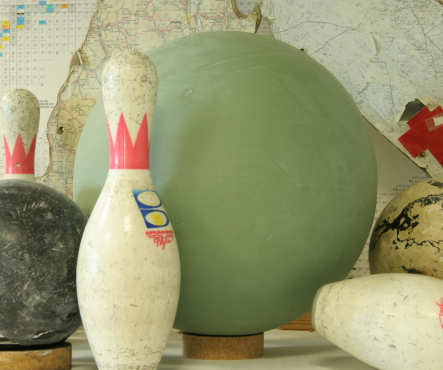
#> input picture Warping/view1.png, 443 x 370 px
$ python test.py
#> lines starting #> are read from the running program, lines starting #| are printed output that depends on the picture
### Warping/bilateral.py
import numpy as np

from numba import jit
from utils import meshgrid_float
from functools import reduce

#######################################################################################################################
# bilateral filter
#######################################################################################################################


@jit('int32(int32)')
def get_window_size(idx):
    return [7, 7, 5, 5, 5][idx]


@jit('float32[:,:](int32, float32)')
def compute_spatial_kernel(mid_point, sigma_s):
    ax = np.arange(-mid_point, mid_point + 1.)

    len_ax = len(ax)
    xx = np.zeros((len_ax, len_ax), dtype=np.int32)
    yy = np.zeros((len_ax, len_ax), dtype=np.int32)
    meshgrid_float(ax, ax, xx, yy)

    spatial_term = np.exp(-(xx ** 2 + yy ** 2) / (2. * sigma_s ** 2))

    return spatial_term.astype(np.float32)


def padding(depth, mid_point):
    depth = depth[1:-1, 1:-1]
    depth = np.pad(depth, ((1, 1), (1, 1)), 'edge')
    pad_depth = np.pad(depth, (mid_point, mid_point), 'edge')

    return depth, pad_depth


def bilateral_filter(depth, discontinuity_map=None, mask=None, window_size=False, sigma_s=4.0, sigma_r=0.5):
    if window_size is False:
        window_size = [7, 7, 5, 5, 5]

    mid_point = window_size // 2
    if discontinuity_map is not None:
        spatial_term = compute_spatial_kernel(mid_point, sigma_s)

    depth, pad_depth = padding(depth, mid_point)

    if discontinuity_map is not None:
        discontinuity_map = discontinuity_map[1:-1, 1:-1]
        discontinuity_map = np.pad(discontinuity_map, ((1, 1), (1, 1)), 'edge')
        pad_discontinuity_map = np.pad(discontinuity_map, (mid_point, mid_point), 'edge')
        pad_discontinuity_hole = 1 - pad_discontinuity_map
        pad_discontinuity_patches = rolling_window(pad_discontinuity_map, [window_size, window_size], [1, 1])
        pad_discontinuity_hole_patches = rolling_window(pad_discontinuity_hole, [window_size, window_size], [1, 1])

    # filtering
    output = depth.copy()
    pad_depth_patches = rolling_window(pad_depth, [window_size, window_size], [1, 1])

    if mask is not None:
        pad_mask = np.pad(mask, (mid_point, mid_point), 'constant')
        pad_mask_patches = rolling_window(pad_mask, [window_size, window_size], [1, 1])

    if discontinuity_map is not None:
        if mask is None:
            if pad_discontinuity_hole_patches is None:
                _bilateral_filter_1(output, pad_depth_patches, np.zeros((0, 0), dtype=np.uint8), discontinuity_map,
                                    pad_discontinuity_patches, np.zeros((0, 0, 0, 0), dtype=np.float32), window_size,
                                    np.zeros((0, 0), dtype=np.float32), sigma_s, sigma_r, spatial_term)
            else:
                _bilateral_filter_1(output, pad_depth_patches, np.zeros((0, 0), dtype=np.uint8), discontinuity_map,
                                    pad_discontinuity_patches, pad_discontinuity_hole_patches, window_size,
                                    np.zeros((0, 0), dtype=np.float32), sigma_s, sigma_r, spatial_term)
        else:
            if pad_discontinuity_hole_patches is None:
                _bilateral_filter_1(output, pad_depth_patches, mask, discontinuity_map, pad_discontinuity_patches,
                                    np.zeros((0, 0, 0, 0), dtype=np.float32), window_size, pad_mask_patches, sigma_s, sigma_r,
                                    spatial_term)
            else:
                _bilateral_filter_1(output, pad_depth_patches, mask, discontinuity_map, pad_discontinuity_patches,
                                    pad_discontinuity_hole_patches, window_size, pad_mask_patches, sigma_s, sigma_r,
                                    spatial_term)
    else:
        if mask is None:
            if pad_discontinuity_hole_patches is None:
                _bilateral_filter_2(output, pad_depth_patches, np.zeros((0, 0), dtype=np.uint8), discontinuity_map,
                                    pad_discontinuity_patches, np.zeros((0, 0, 0, 0), dtype=np.float32), window_size,
                                    np.zeros((0, 0), dtype=np.float32), sigma_s, sigma_r, spatial_term)
            else:
                _bilateral_filter_2(output, pad_depth_patches, np.zeros((0, 0), dtype=np.uint8), discontinuity_map,
                                    pad_discontinuity_patches, pad_discontinuity_hole_patches, window_size,
                                    np.zeros((0, 0), dtype=np.float32), sigma_s, sigma_r, spatial_term)
        else:
            if pad_discontinuity_hole_patches is None:
                _bilateral_filter_2(output, pad_depth_patches, mask, discontinuity_map, pad_discontinuity_patches,
                                    np.zeros((0, 0, 0, 0), dtype=np.float32), window_size, pad_mask_patches, sigma_s, sigma_r,
                                    spatial_term)
            else:
                _bilateral_filter_2(output, pad_depth_patches, mask, discontinuity_map, pad_discontinuity_patches,
                                    pad_discontinuity_hole_patches, window_size, pad_mask_patches, sigma_s, sigma_r,
                                    spatial_term)

    return output


@jit('void(uint8[:,:],uint8[:,:,:,:],uint8[:,:],float32[:,:],float32[:,:,:,:],float32[:,:,:,:],int64,float32[:,:],float64,float64,float32[:,:])')
def _bilateral_filter_1(output, pad_depth_patches, mask, discontinuity_map, pad_discontinuity_patches, pad_discontinuity_hole_patches,
                        window_size, pad_mask_patches, sigma_s, sigma_r, spatial_term):
    p_h, p_w = pad_depth_patches.shape[:2]
    for pi in range(p_h):
        for pj in range(p_w):
            if len(mask) != 0 and mask[pi, pj] == 0:
                continue
            if discontinuity_map is not None:
                if bool(pad_discontinuity_patches[pi, pj].any()) is False:
                    continue
                discontinuity_holes = pad_discontinuity_hole_patches[pi, pj]

            depth_patch = pad_depth_patches[pi, pj]
            depth_order = depth_patch.ravel().argsort()
            patch_midpt = depth_patch[window_size // 2, window_size // 2]

            if discontinuity_map is not None:
                coef = discontinuity_holes
                if len(mask) != 0:
                    coef = coef * pad_mask_patches[pi, pj]
            else:
                range_term = np.exp(-(depth_patch - patch_midpt) ** 2 / (2. * sigma_r ** 2))
                coef = (spatial_term * range_term).astype(np.float32)

            if np.max(coef) == 0:
                output[pi, pj] = patch_midpt
                continue

            if discontinuity_map is not None and (coef.max() == 0):
                output[pi, pj] = patch_midpt
            else:
                coef = coef / (coef.sum())
                coef_order = coef.ravel()[depth_order]
                cum_coef = np.cumsum(coef_order)

                value = 0.5
                if value < cum_coef[0]:
                    ind = 0

                if value >= cum_coef[len(cum_coef) - 1]:
                    ind = cum_coef.shape[0]

                for x in range(1, len(cum_coef)):
                    if value >= cum_coef[x - 1] and value < cum_coef[x]:
                        ind = x

                output[pi, pj] = depth_patch.ravel()[depth_order][ind]


# [44 lines left out: function _bilateral_filter_2, not called in this run]


def shape_fn(a, i, w, s):
    return (a.shape[i] - w) // s + 1


def acc_shape(a, i):
    if i + 1 >= len(a.shape):
        return 1
    else:
        return reduce(lambda x, y: x * y, a.shape[i + 1:])


def rolling_window(a, window, strides):
    assert len(a.shape) == len(window) == len(strides), "\'a\', \'window\', \'strides\' dimension mismatch"

    shape = [shape_fn(a, i, w, s) for i, (w, s) in enumerate(zip(window, strides))] + list(window)
    _strides = [acc_shape(a, i) * s * a.itemsize for i, s in enumerate(strides)] + list(a.strides)

    return np.lib.stride_tricks.as_strided(a, shape=shape, strides=_strides)


def sparse_bilateral_filtering(depth, image, mask=None, num_iter=None):
    save_images = []
    save_depths = []
    save_discontinuities = []
    vis_depth = depth.copy()

    for i in range(num_iter):
        window_size = get_window_size(idx=i)

        vis_image = image.copy()
        save_images.append(vis_image)
        save_depths.append(vis_depth)

        u_over, b_over, l_over, r_over = neighbor_depth_discontinuity(vis_depth, mask=mask)

        vis_image[u_over > 0] = np.array([0, 0, 0])
        vis_image[b_over > 0] = np.array([0, 0, 0])
        vis_image[l_over > 0] = np.array([0, 0, 0])
        vis_image[r_over > 0] = np.array([0, 0, 0])

        discontinuity_map = (u_over + b_over + l_over + r_over).clip(0.0, 1.0)
        discontinuity_map[depth == 0] = 1

        save_discontinuities.append(discontinuity_map)

        if mask is not None:
            discontinuity_map[mask == 0] = 0

        vis_depth = bilateral_filter(vis_depth, discontinuity_map=discontinuity_map, mask=mask, window_size=window_size)

    return save_images, save_depths


#######################################################################################################################
# depth discontinuity
#######################################################################################################################


def init_neighbor_diff(disparity):
    u_diff = (disparity[1:, :] - disparity[:-1, :])[:-1, 1:-1]
    b_diff = (disparity[:-1, :] - disparity[1:, :])[1:, 1:-1]
    l_diff = (disparity[:, 1:] - disparity[:, :-1])[1:-1, :-1]
    r_diff = (disparity[:, :-1] - disparity[:, 1:])[1:-1, 1:]

    return u_diff, b_diff, l_diff, r_diff


# [16 lines left out: functions compute_neighbor_mask, diff_with_mask, not called in this run]


def compute_neighbor_diff(disparity, mask):
    u_diff, b_diff, l_diff, r_diff = init_neighbor_diff(disparity)

    if mask is not None:
        u_mask, b_mask, l_mask, r_mask = compute_neighbor_mask(mask)
        u_diff, b_diff, l_diff, r_diff = diff_with_mask(u_diff, b_diff, l_diff, r_diff, u_mask, b_mask, l_mask, r_mask)

    return u_diff, b_diff, l_diff, r_diff


def threshold_diff(u_diff, b_diff, l_diff, r_diff, threshold):
    u_over = np.array(np.abs(u_diff) > threshold).astype(np.float32)
    b_over = np.array(np.abs(b_diff) > threshold).astype(np.float32)
    l_over = np.array(np.abs(l_diff) > threshold).astype(np.float32)
    r_over = np.array(np.abs(r_diff) > threshold).astype(np.float32)

    return u_over, b_over, l_over, r_over


def diff_padding(u_diff, b_diff, l_diff, r_diff, u_over, b_over, l_over, r_over):
    u_over = np.pad(u_over, 1, mode='constant')
    b_over = np.pad(b_over, 1, mode='constant')
    l_over = np.pad(l_over, 1, mode='constant')
    r_over = np.pad(r_over, 1, mode='constant')
    u_diff = np.pad(u_diff, 1, mode='constant')
    b_diff = np.pad(b_diff, 1, mode='constant')
    l_diff = np.pad(l_diff, 1, mode='constant')
    r_diff = np.pad(r_diff, 1, mode='constant')

    return u_diff, b_diff, l_diff, r_diff, u_over, b_over, l_over, r_over


def neighbor_depth_discontinuity(depth, vis_diff=False, label=False, mask=None):
    if label is False:
        disparity = 1. / (depth + 1e-7)
        threshold = 0.02
    else:
        disparity = depth
        threshold = 0

    u_diff, b_diff, l_diff, r_diff = compute_neighbor_diff(disparity, mask)
    u_over, b_over, l_over, r_over = threshold_diff(u_diff, b_diff, l_diff, r_diff, threshold)

    u_diff, b_diff, l_diff, r_diff, u_over, b_over, l_over, r_over = diff_padding(u_diff, b_diff, l_diff, r_diff,
                                                                                  u_over, b_over, l_over, r_over)

    if vis_diff:
        return [u_over, b_over, l_over, r_over], [u_diff, b_diff, l_diff, r_diff]
    else:
        return [u_over, b_over, l_over, r_over]

### Warping/warp.py
import cv2
import numpy as np
from numba import jit

from bilateral import sparse_bilateral_filtering
from triangle import inside_triangle
from matmul import fast_matmul, matmul_fff, matmul_fif
from utils import round


@jit('int32[:,:](int64[:],int64[:],int64,int64)')
def generate_triangles_down_right(row_triangles, col_triangles, width, height):
    triangles = np.zeros((len(row_triangles), 6), dtype=np.int32)
    for i in range(len(row_triangles)):
        triangles[i, 0] = row_triangles[i]
        triangles[i, 1] = col_triangles[i]

        triangles[i, 2] = row_triangles[i] + 1
        triangles[i, 3] = col_triangles[i]

        triangles[i, 4] = row_triangles[i]
        triangles[i, 5] = col_triangles[i] + 1

        i += 1
    return triangles


@jit('int32[:,:](int64[:],int64[:],int64,int64)')
def generate_triangles_up_left(row_triangles, col_triangles, width, height):
    triangles = np.zeros((len(row_triangles), 6), dtype=np.int32)

    for i in range(len(row_triangles)):
        triangles[i, 0] = row_triangles[i]
        triangles[i, 1] = col_triangles[i]

        triangles[i, 2] = row_triangles[i] - 1
        triangles[i, 3] = col_triangles[i]

        triangles[i, 4] = row_triangles[i]
        triangles[i, 5] = col_triangles[i] - 1
    return triangles


def generate_triangles(quantizied):
    triangles = np.zeros((0, 6), dtype=np.int32)

    flag = quantizied == 0

    flag_border = np.ones_like(flag)
    flag_border[:, 0] = False
    flag_border[:, flag_border.shape[1] - 1] = False
    flag_border[0, :] = False
    flag_border[flag_border.shape[0] - 1, :] = False

    # x - o
    # o
    down_flag = np.roll(flag, -1, axis=0)
    right_flag = np.roll(flag, -1, axis=1)
    flag_1 = ((flag & down_flag) & right_flag) & flag_border
    rows, cols = np.where(flag_1 == True)

    # generate triangles
    down_right = generate_triangles_down_right(rows, cols, quantizied.shape[1], quantizied.shape[0])
    triangles = np.concatenate([triangles, down_right], axis=0)

    # . - o
    # o - x
    up_flag = np.roll(flag, 1, axis=0)
    left_flag = np.roll(flag, 1, axis=1)
    flag_2 = ((flag & up_flag) & left_flag) & flag_border
    rows, cols = np.where(flag_2 == True)

    # generate triangles
    up_left = generate_triangles_up_left(rows, cols, quantizied.shape[1], quantizied.shape[0])
    triangles = np.concatenate([triangles, up_left], axis=0)

    return triangles


# [11 lines left out: function create_loc_matrix, not called in this run]


def create_loc_matrix_from_depth(depth, height, width):
    y = np.arange(0, height).repeat(width, 0).reshape((1, height, width))                    # columns
    x = np.arange(0, width).reshape(1, width).repeat(height, 0).reshape((1, height, width))  # rows
    z = depth.reshape((1, height, width))
    ones = np.ones((1, height, width))

    pos_matrix = np.concatenate([x * z, y * z, z, ones], axis=0)

    return pos_matrix


def pre_warp(pos_matrix, inv_src_pose, dst_pose, height, width):
    world_p = inv_src_pose @ pos_matrix.reshape((4, -1))
    warped_locs = dst_pose @ world_p
    return (warped_locs.reshape((4 , height, width)) + 1e-7).astype(np.float32)


@jit('void(int32[:,:],float32[:,:,:],float32[:,:],uint8[:,:,:],float32[:,:],uint8[:,:,:],int64,int64,int64)')
def warp_cpu(triangles, warped_locs, depth, image, new_depth, new_image, iter_num, height, width):
    warped_locs[0, :] = warped_locs[0, :] / warped_locs[2, :]
    warped_locs[1, :] = warped_locs[1, :] / warped_locs[2, :]
    for i in range(iter_num):
        warped_loc = np.zeros((4, 3), dtype=np.float32)
        for j in range(3):
            warped_loc[:, j] = warped_locs[:, triangles[i, j * 2], triangles[i, j * 2 + 1]]

        for j in range(3):
            x = int(warped_loc[0, j])
            y = int(warped_loc[1, j])
            if 0 <= x and x < width and 0 <= y and y < height:
                if new_depth[y, x] > warped_loc[2, j] or new_depth[y, x] == 0:
                    new_depth[y, x] = warped_loc[2, j]
                    new_image[y, x] = image[triangles[i, j * 2], triangles[i, j * 2 + 1]]

        X_out, Y_out = inside_triangle(warped_loc[0, 0], warped_loc[0, 1], warped_loc[0, 2],
            warped_loc[1, 0], warped_loc[1, 1], warped_loc[1, 2])

        for j in range(len(X_out)):
            x = X_out[j]
            y = Y_out[j]

            dis1 = abs(x - warped_loc[0, 0]) + abs(y - warped_loc[1, 0])
            dis2 = abs(x - warped_loc[0, 1]) + abs(y - warped_loc[1, 1])
            dis3 = abs(x - warped_loc[0, 2]) + abs(y - warped_loc[1, 2])

            d1 = warped_loc[2, 0]
            d2 = warped_loc[2, 1]
            d3 = warped_loc[2, 2]

            c1 = image[triangles[i, 0], triangles[i, 1]]
            c2 = image[triangles[i, 2], triangles[i, 3]]
            c3 = image[triangles[i, 4], triangles[i, 5]]

            dis_t = dis1 + dis2 + dis3

            d = d1 * dis1 / dis_t + d2 * dis2 / dis_t + d3 * dis3 / dis_t
            c = c1 * dis1 / dis_t + c2 * dis2 / dis_t + c3 * dis3 / dis_t

            if 0 <= x and x < width and 0 <= y and y < height:
                if new_depth[y, x] > d or new_depth[y, x] == 0:
                    new_depth[y, x] = round(d)
                    new_image[y, x] = c.astype(np.uint8)


def warp(image, depth, src_pose, dst_pose, num_iter=5):
    vis_photos, bilateral = sparse_bilateral_filtering(depth, image, num_iter=num_iter)
    bilateral = bilateral[-1]

    norm_bilateral = (bilateral - bilateral.min()) / (bilateral.max() - bilateral.min())

    horizon_check = (abs(norm_bilateral - np.roll(norm_bilateral, 1, 0)) > 0.03).astype(np.uint8) * 255
    vertical_check = (abs(norm_bilateral - np.roll(norm_bilateral, 1, 1)) > 0.03).astype(np.uint8) * 255
    check = np.maximum(horizon_check, vertical_check)

    triangles = generate_triangles(check)

    new_depth = np.zeros(depth.shape, dtype=np.float32)
    new_image = np.zeros(image.shape, dtype=np.uint8)

    pos_matrix = create_loc_matrix_from_depth(depth, depth.shape[0], depth.shape[1])
    warped_locs = pre_warp(pos_matrix, np.linalg.inv(src_pose), dst_pose, depth.shape[0], depth.shape[1])
    warp_cpu(triangles, warped_locs, depth.astype(np.float32), image,
             new_depth, new_image, triangles.shape[0], depth.shape[0], depth.shape[1])

    return new_depth, new_image, check


def connected_components(check):
    num, labels = cv2.connectedComponents(check, connectivity=4)

    # loop to create multi-layer map

### Warping/utils.py
import numpy as np
from numba import jit


# [4 lines left out: function quatization, not called in this run]


@jit('int32(float32)')
def round(x):
    if x - np.int32(x) > 0.5:
        return np.int32(x) + 1
    return np.int32(x)


# [6 lines left out: function meshgrid, not called in this run]


@jit('void(float64[:],float64[:],int32[:,:],int32[:,:])')
def meshgrid_float(x_range, y_range, X, Y):
    for i in range(len(x_range)):
        for j in range(len(y_range)):
            X[j, i] = np.int32(x_range[i])
            Y[j, i] = np.int32(y_range[j])

### Warping/triangle.py
import numpy as np
import numba as nb

from utils import round, meshgrid
from numba import jit


@jit('void(float32,float32,float32,float32,float32,float32,float32[:],float32[:])')
def create_list_coordinates(x1, x2, x3, y1, y2, y3, xs, ys):
    xs[0] = x1
    xs[1] = x2
    xs[2] = x3
    ys[0] = y1
    ys[1] = y2
    ys[2] = y3


@jit('void(int32,int32,int32[:])')
def arange(min_value, max_value, output):
    for i in range(min_value, max_value + 1):
        output[i - min_value] = i


@jit('float32(float32,float32,int32)')
def fit_line(a, b, x):
    return a * x + b


@jit('float32[:,:](float32,float32,int32[:,:])')
def fit_lines(a, b, x):
    return a * x + b


# [19 lines left out: functions count_true, get_coordinates, not called in this run]


@jit('Tuple((int32[:],int32[:]))(float32,float32,float32,float32,float32,float32)')
def inside_triangle(x1, x2, x3, y1, y2, y3):
    xs = np.ones(3, dtype=np.float32)
    ys = np.ones(3, dtype=np.float32)
    create_list_coordinates(x1, x2, x3, y1, y2, y3, xs, ys)

    xc = np.mean(xs)
    yc = np.mean(ys)

    for i in range(3):
        if int(xc) == int(xs[i]) and int(yc) == int(ys[i]):
            return xs.astype(np.int32), ys.astype(np.int32)

    max_xs_plus = int(np.max(xs) + 1)
    max_ys_plus = int(np.max(ys) + 1)
    min_xs = int(np.min(xs))
    min_ys = int(np.min(ys))

    # The possible range of coordinates that can be returned
    len_x = max_xs_plus - min_xs
    x_range = np.zeros(len_x, dtype=np.int32)
    arange(min_xs, max_xs_plus, x_range)
    len_y = max_ys_plus - min_ys
    y_range = np.zeros(len_y, dtype=np.int32)
    arange(min_ys, max_ys_plus, y_range)

    X = np.zeros((len_y, len_x), dtype=np.int32)
    Y = np.zeros((len_y, len_x), dtype=np.int32)

    # Set the grid of coordinates on which the triangle lies. The centre of the
    # triangle serves as a criterion for what is inside or outside the triangle.
    meshgrid(x_range, y_range, X, Y)

    # From the array 'triangle', points that lie outside the triangle will be
    # set to 'False'.
    triangle = np.ones((len_y, len_x), dtype=nb.boolean)  # nb.boolean
    on_edges = np.ones((len_y, len_x), dtype=nb.boolean)

    # if 3 points form a triangle
    for i in range(3):
        ii = (i+1) % 3
        if xs[i]==xs[ii]:
            if xc > xs[i]:
                include = X > xs[i] * 0
            else:
                include = X < xs[i] * 0
            check_on_edges = np.abs(X - xs[i]) <= 1
        else:
            a = (ys[ii] - ys[i]) / (xs[ii] - xs[i])
            b = ys[i] - xs[i] * (ys[ii] - ys[i]) / (xs[ii] - xs[i])
            points_on_line = fit_lines(a, b, X)

            if yc - fit_line(a, b, xc) > 0:
                include = Y > points_on_line
            else:
                include = Y < points_on_line

            check_on_edges = np.abs(Y - points_on_line) <= 1

        on_edges |= check_on_edges
        triangle *= include

    triangle = triangle | on_edges

    # Output: 2 arrays with the x- and y- coordinates of the points inside the
    # triangle.
    count = count_true(triangle, len_y, len_x)
    X_tmp = np.zeros(count, dtype=np.int32)
    Y_tmp = np.zeros(count, dtype=np.int32)
    get_coordinates(triangle, X, Y, X_tmp, Y_tmp, len_y, len_x)

    return X_tmp, Y_tmp

### Warping/test.py
import cv2
import time
import numpy as np

from itertools import combinations
from warp import warp as warp_func, connected_components
from utils import quatization


def main():
    start_time = time.time()
    image = cv2.imread('./view1.png')
#> image is the input picture: shape (370, 443, 3); mean B, G, R 112.6, 151.7, 150.9
    depth = cv2.imread('./disp1.png', 0)
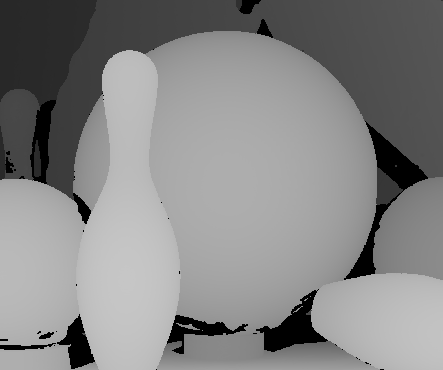
#> input picture Warping/disp1.png, 443 x 370 px
#> depth is the input picture: shape (370, 443); min 0, max 198, mean 133.6
    print("--- loading: %s seconds ---" % (time.time() - start_time))
    depth = 255 - depth
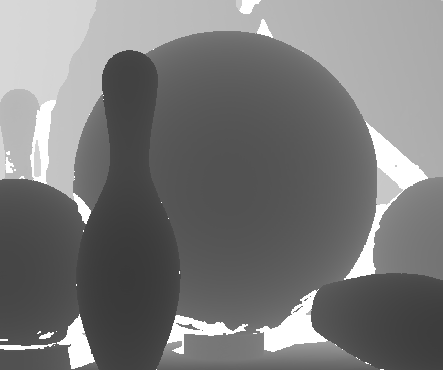
#> depth: shape (370, 443); min 57, max 255, mean 121.4
    start_time = time.time()

    src_pose = np.array([[1, 0, 0, 0],
                         [0, 1, 0, 0],
                         [0, 0, 1, 0],
                         [0, 0, 0, 1]], dtype=np.float32)
    dst_pose = np.array([[1, 0, 0, 5000],
                         [0, 1, 0, 0],
                         [0, 0, 1, 0],
                         [0, 0, 0, 1]], dtype=np.float32)

    new_depth, new_image, check = warp_func(image, depth, src_pose, dst_pose, num_iter=5)
#> (the rest of the program and of its run is left out)
